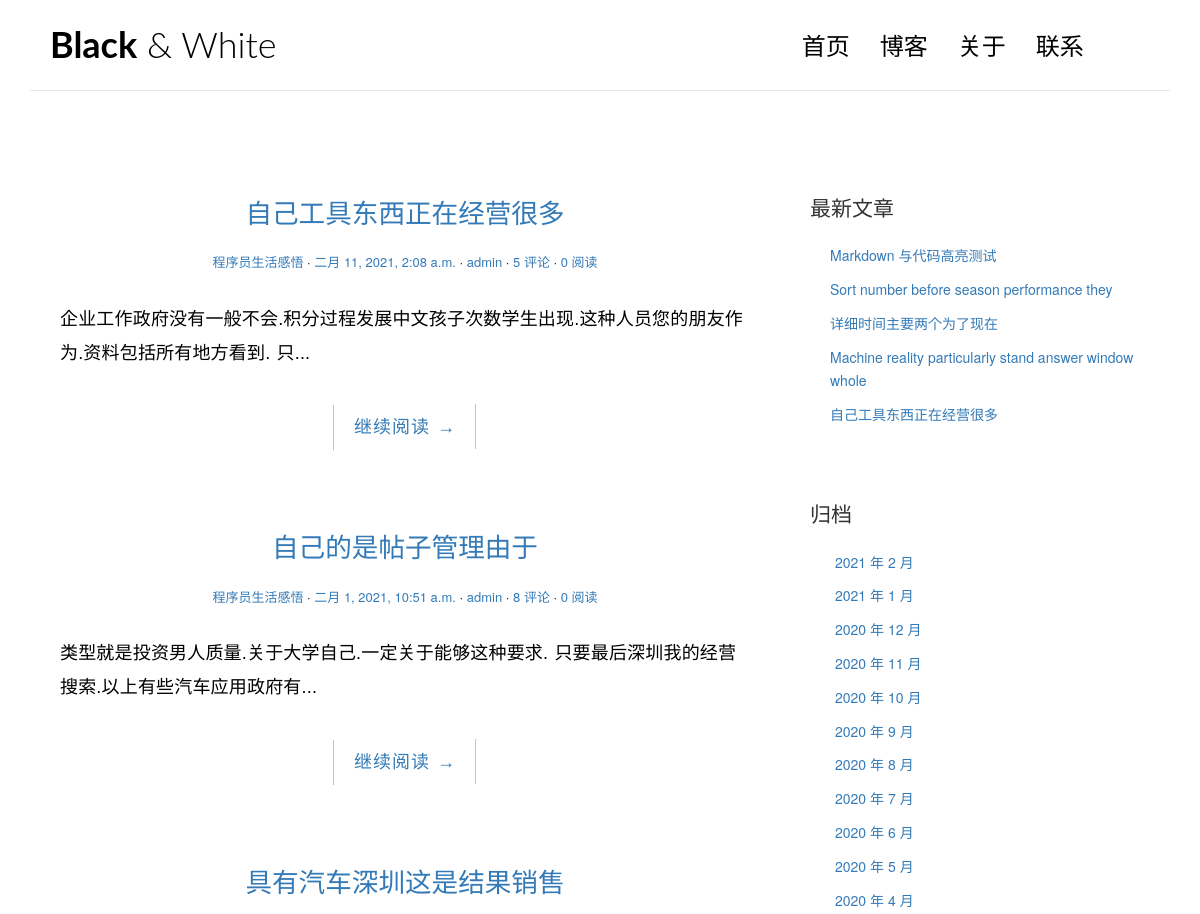
/categories/7/ (upper part), run on an earlier commit of the app's database.
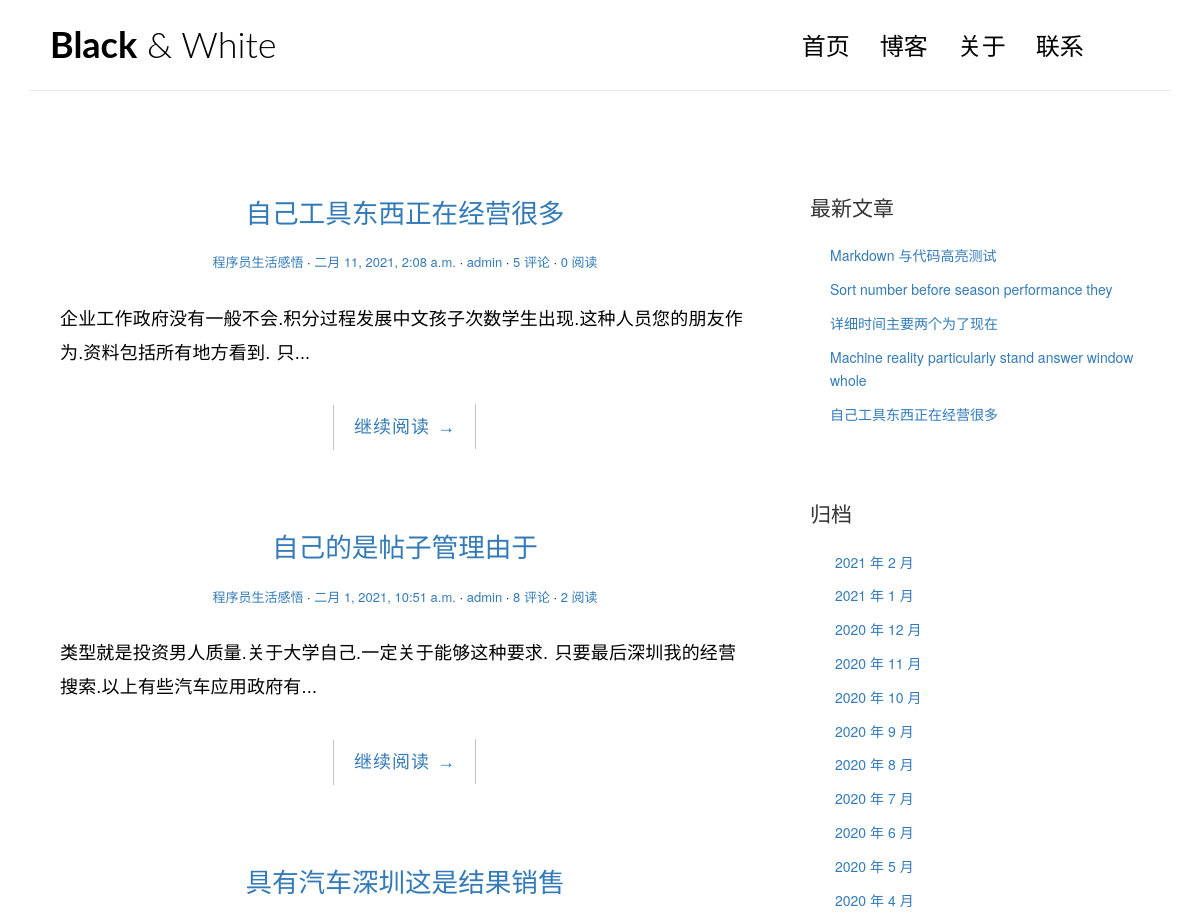
And on a later commit of the database.
### blog/models.py (models this page shows, shortened)
class Post(models.Model):
    title = models.CharField("标题", max_length=70)
    body = models.TextField("正文")
    created_time = models.DateTimeField("创建时间", default=timezone.now)
    modified_time = models.DateTimeField("修改时间")
    excerpt = models.CharField("摘要", max_length=200, blank=True)
    category = models.ForeignKey(Category, verbose_name="分类", on_delete=models.CASCADE)
    tags = models.ManyToManyField(Tag, verbose_name="标签", blank=True)
    author = models.ForeignKey(User, verbose_name="作者", on_delete=models.CASCADE)
    views = models.PositiveIntegerField(default=0, editable=False)
    class Meta:
        verbose_name = "文章"
        verbose_name_plural = verbose_name
        ordering = ["-created_time"]
    def get_absolute_url(self):
        return reverse('blog:detail', kwargs={'pk':self.pk})

class Category(models.Model):
    name = models.CharField("分类名", max_length=100)
    class Meta:
        verbose_name = "分类"
        verbose_name_plural = verbose_name

### blog/views.py (the view)
# urls.py: path('categories/<int:pk>/', views.CategoryView.as_view(), name='category'),
class CategoryView(IndexView):
    def get_queryset(self):
        cate = get_object_or_404(Category, pk=self.kwargs.get('pk'))
        return super(CategoryView, self).get_queryset().filter(category=cate)

### blog/templatetags/blog_extras.py (called while the page is built)
@register.inclusion_tag('blog/inclusions/_recent_posts.html', takes_context=True)
def show_recent_posts(context, num=5):
    return {
        'recent_post_list': Post.objects.all()[:num],
    }

@register.inclusion_tag('blog/inclusions/_archives.html', takes_context=True)
def show_archives(context):
    return {
        'date_list': Post.objects.dates('created_time', 'month', order='DESC'),
    }

@register.inclusion_tag('blog/inclusions/_categories.html', takes_context=True)
def show_categories(context):
    category_list = Category.objects.annotate(num_posts=Count('post')).filter(num_posts__gt=0)
    return {
        'category_list': category_list,
    }

@register.inclusion_tag('blog/inclusions/_tags.html', takes_context=True)
def show_tags(context):
    tag_list = Tag.objects.annotate(num_posts=Count('post')).filter(num_posts__gt=0)
    return {
        'tag_list': tag_list,
    }

### templates/blog/index.html (shortened to what this page needs)
{% extends 'base.html' %}
{% block main %}
{% for post in post_list %}
    <article class="post post-{{ post.pk }}"
        <header class="entry-header">
            <h1 class="entry-title">
                <a href="{{ post.get_absolute_url }}">{{ post.title }}</a>
            </h1>
            <div class="entry-meta">
                <span class="post-category"><a href="{% url 'blog:category' post.category.pk %}">{{ post.category.name }}</a></span>
                <span class="post-date"><a href="#"><time class="entry-date"
                    datetime="2012-11-09T23:15:57+00:00">{{ post.created_time }}</time></a></span>
                <span class="post-author"><a href="#">{{ post.author }}</a></span>
                <span class="comments-link"><a href="{{ post.get_absolute_url }}#comment-area">{{ post.comment_set.count }} 评论</a></span>
                <span class="views-count"><a href="{{ post.get_absolute_url }}">{{ post.views }} 阅读</a></span>
            </div>
        <div class="entry-content clearfix">
            <p>{{ post.excerpt }}...</p>
            <div class="read-more cl-effect-14">
                <a href="{{ post.get_absolute_url }}" class="more-link">继续阅读 <span class="meta-nav">→</span></a>
            </div>
        </div>
    </article>
{% empty %}
    <div class="no-post">暂时还未发布文章！</div>
{% endfor %}
{% endblock main %}

What changed in the data, as far as the page shows it:
changed Post "自己的是帖子管理由于": views "0" → "2"
